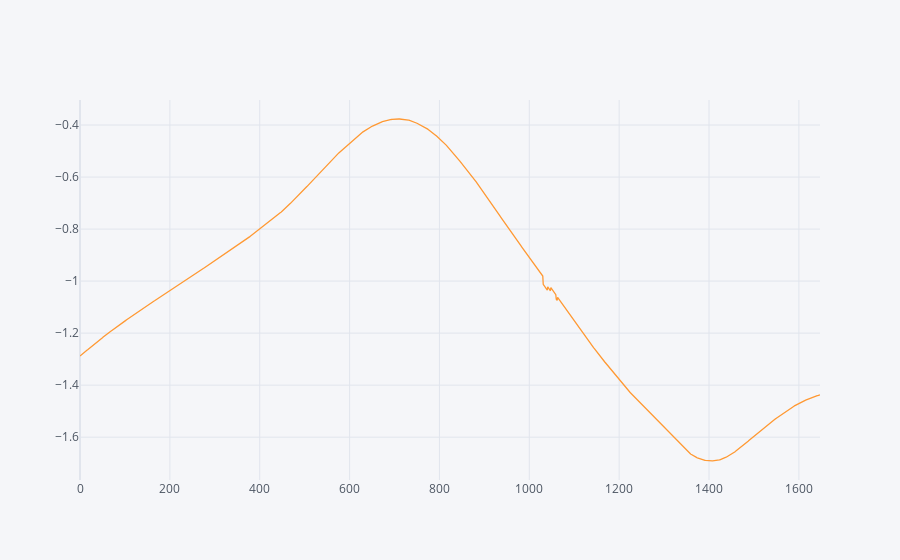

Write notebook code for a chart like this one.
### Code cell
d.iplot(kind='line',x='sn',y='yaw',size=10)

### Figure 1 — Plotly figure (JSON) as saved in the notebook; plotly's stock layout.template omitted (floating-point values rounded to 4 significant figures; data arrays with more than 128 entries replaced by an {"elided": "..."} marker saying what was removed)
{"data": [{"line": {"color": "rgba(255, 153, 51, 1.0)", "dash": "solid", "shape": "linear", "width": 1.3}, "mode": "lines", "name": "yaw", "text": "", "type": "scatter", "x": {"elided": "1648 int values"}, "y": {"elided": "1648 float values"}}], "layout": {"legend": {"bgcolor": "#F5F6F9", "font": {"color": "#4D5663"}}, "paper_bgcolor": "#F5F6F9", "plot_bgcolor": "#F5F6F9", "title": {"font": {"color": "#4D5663"}}, "xaxis": {"gridcolor": "#E1E5ED", "showgrid": true, "tickfont": {"color": "#4D5663"}, "title": {"font": {"color": "#4D5663"}, "text": ""}, "zerolinecolor": "#E1E5ED"}, "yaxis": {"gridcolor": "#E1E5ED", "showgrid": true, "tickfont": {"color": "#4D5663"}, "title": {"font": {"color": "#4D5663"}, "text": ""}, "zerolinecolor": "#E1E5ED"}}}
